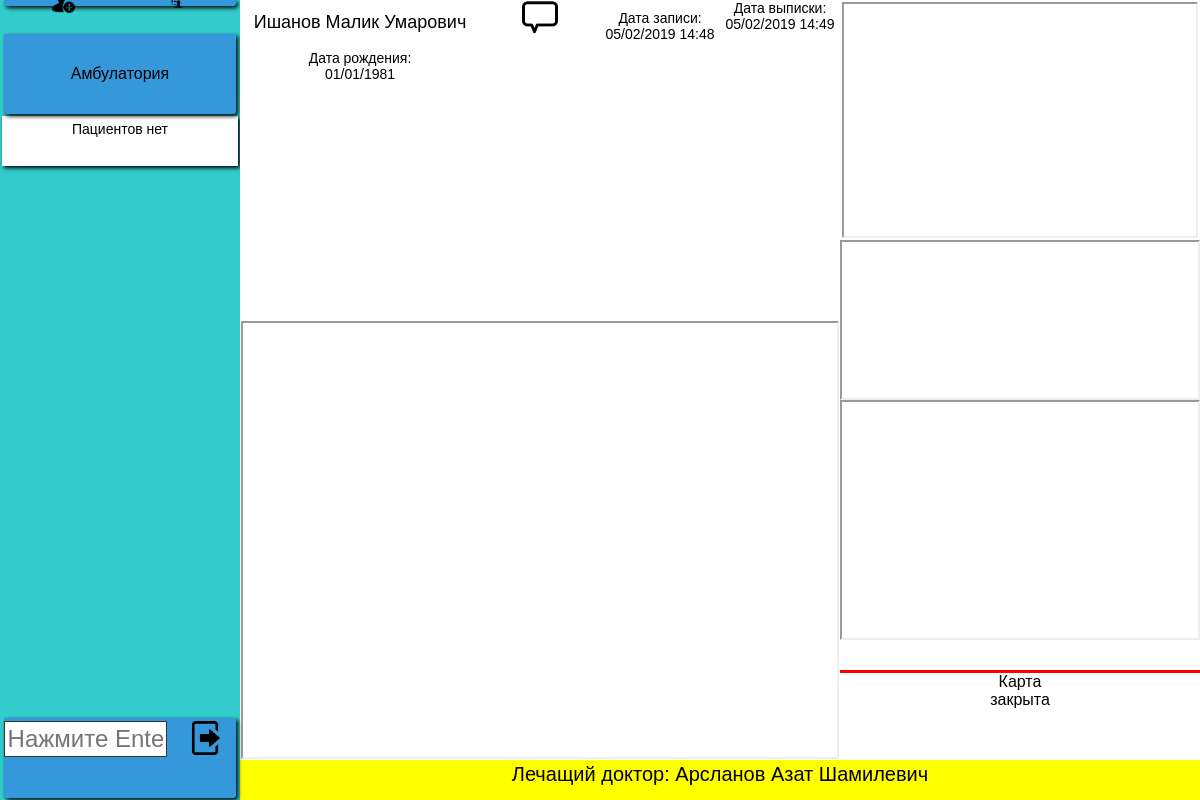
The app's page /input.php?flaginput=3&id=725 (signed in) with its own data.
### tables this page shows
CREATE TABLE `patient` (
  `id` int(11) NOT NULL AUTO_INCREMENT,
  `fio` varchar(80) NOT NULL,
  `datebirthday` text NOT NULL,
  `tel` text NOT NULL,
  `sp_uslug` text NOT NULL,
  `all_sum` int(11) NOT NULL,
  `doctor` text NOT NULL,
  `sum` int(11) NOT NULL,
  `type` text NOT NULL,
  `dist` text NOT NULL,
  `dateIn` text NOT NULL,
  `mest` text NOT NULL,
  `status` int(11) NOT NULL,
  `sumNow` int(11) NOT NULL,
  `dateOut` text NOT NULL,
  `ad` varchar(20) NOT NULL,
  `agent` varchar(20) NOT NULL,
  `credits` int(11) NOT NULL,
  `numCard` int(11) NOT NULL,
  `dispecher` text NOT NULL,
  `comment` text NOT NULL,
  `currnet_mest` int(11) NOT NULL,
  PRIMARY KEY (`id`)
);

### includes/Input.php (the view, shortened to what this page needs)
<?php
	class Input{
		function getPacientPersonalTable($connection, $id, $date, $typeuser){
			$result = mysqli_query($connection, "SELECT * FROM patient WHERE id = '".$id."'");
			if (mysqli_num_rows($result) == 0)
				echo "<div align = 'center'><h1>Нет данных в Базе данных</h1></div>";
			else{
				while ($data = mysqli_fetch_assoc($result)){
					echo '
					<div id="reload" style="display: none; width: 100%; background: red; color: white;text-align:center;"><strong>Обновите страницу</strong> <a href=javascript:history.go(0)>Обновить</a></div>
						<div class="wrap-input">
							<div class="name"><p>';
							echo $data['fio'];
							echo '</div>
							<div class="date"><p>Дата рождения: <br>'.$data['datebirthday'].'</p></div>';
							echo '<div class="datest"><p>Дата записи: <br>'.$data['dateIn'].'</p>';
							echo'
							</div>
							<div class="datefin"><p>Дата выписки: <br>';
								 if((empty($data['dateOut']))&&($_SESSION['typeUser']!='view')&&($_SESSION['typeUser']!='admin')&&($_SESSION['typeUser']!='ddoc'))
								 	echo '<a href="add.php?flagadd=8&id='.$id.'">Установить</a>';
								 else {
								 	echo $data['dateOut'];
								 	}
							echo '</p></div>
							<div class="oper"><iframe id="oper"  width="100%" height="100%" src="oper.php?id='.$id.'" frameborder="1" seamless></iframe></div>
							<div class="butt"><iframe id="butt"  width="100%" height="100%" src="but.php?id='.$id.'" frameborder="1" seamless></iframe></div>
							<div class="inf"><iframe id="inf"  width="100%" height="100%" src="inf.php?id='.$id.'" frameborder="1" seamless></iframe></div>';
							echo '<div class="serv"><iframe id="serv" width="100%" height="100%" src="serv.php?id='.$id.'" frameborder="1"></iframe></div>';
							$result = mysqli_query($connection, "SELECT * FROM operation WHERE idPat = '".$data['id']."'");
							if(mysqli_num_rows($result) == 0)
								$result = mysqli_query($connection, "SELECT * FROM operation WHERE client = '".$data['fio']."'");
							$patientQuery = mysqli_query($connection, "SELECT * FROM patient WHERE id = '".$id."'");
							$patArr = mysqli_fetch_assoc($patientQuery);
							$comment = $patArr['comment'];
							echo '<div class="comment">';
							if(empty($comment))
								echo '<a target="_blank" href="input.php?flaginput=16&id='.$id.'"><img width="30%" src="img/comment.png" id="comment" alt="Комментарий отсутствует"></a>';
							else
								echo '<a target="_blank" href="input.php?flaginput=16&id='.$id.'"><img width="30%" src="img/comment-active.png" data-name="Новое сообщение" id="comment" alt="Новое сообщение" title="Новое сообщение"></a>';
							echo '</div>';
							if($data['status'] == 0)
							 	echo '<div class="btn-cost"><p style="border-top:3px red solid ;">Карта <br> закрыта</p></div>';
							else
							 	echo '<div class="btn-cost"><a style="border-top:3px green solid ;" href="edit.php?flagedit=8&id='.$id.'">Закрыть<br>карту</a></div>';
							 if(($data['doctor']=='')&&($_SESSION['typeUser']!='ddoc')&&($_SESSION['typeUser']!='admin')&&($_SESSION['typeUser']!='view'))
							 	echo '<div class="doc">Лечащий доктор: <a href="edit.php?flagedit=4&id='.$id.'">Стать</a></div>';
							 else
								echo '
									<div class="doc">Лечащий доктор: '.$data['doctor'];
									echo '</div>';
						echo'
						</div>
						<script>
							var lo = document.getElementById(\'oper\');
							setInterval(function() {lo.src = \'oper.php?id='.$_SESSION['frameid'].'\';}, 90000);
							var serv = document.getElementById(\'serv\');
							setInterval(function() {serv.src = \'serv.php?id='.$_SESSION['frameid'].'\';}, 90000);
							var mest = document.getElementById(\'mest\');
							setInterval(function() {mest.src = \'mest.php?id='.$_SESSION['frameid'].'\';}, 90000);
							var inf = document.getElementById(\'inf\');
							setInterval(function() {inf.src = \'inf.php?id='.$_SESSION['frameid'].'\';}, 5000);
							var but = document.getElementById(\'butt\');
							setInterval(function() {but.src = \'but.php?id='.$_SESSION['frameid'].'\';}, 5000);
							var reload = document.getElementById(\'reload\');
							setInterval(function() {reload.style.display = "block";}, 180000);
						</script>
						';
					}
				}
			}
		}
?>

### css/style.css (style rules this page uses)
* { margin: 0; padding: 0; box-sizing: border-box; font-family: sans-serif; }
body { background: #04819E; }

### css/input.css (style rules this page uses)
.wrap-input { display: grid !important; width: 100%; min-height: 800px; max-height: 900px; margin: 0 auto; background: white; grid-template-columns: repeat(8, 12.5%); grid-template-rows: repeat(20, 5%); text-align: center; }
.wrap-input p { cursor: pointer; }
.wrap-input .name { margin: 1px; grid-column-start: 1; grid-column-end: 3; grid-row-start: 1; grid-row-end: 2; padding-top: 2px; font-size: 18px; display: grid; grid-template-rows: repeat(4, 25%); }
.wrap-input .name p { grid-row-start: 2; grid-row-end: 4; }
.wrap-input .date { grid-column-start: 1; grid-column-end: 3; grid-row-start: 2; grid-row-end: 3; display: grid; font-size: 14px; grid-template-rows: repeat(4, 25%); }
.wrap-input .date p { font-size: 14px; grid-row-start: 2; grid-row-end: 4; }
.wrap-input .datest { grid-column-start: 4; grid-column-end: 5; grid-row-start: 1; grid-row-end: 2; display: grid; grid-template-rows: repeat(4, 25%); }
.wrap-input .datest p,a { font-size: 14px; grid-row-start: 2; grid-row-end: 4; }
.wrap-input .datefin { font-size: 14px; grid-column-start: 5; grid-column-end: 6; grid-row-start: 1; grid-row-end: 2; }
.wrap-input .oper { margin: 2px; grid-column-start: 6; grid-column-end: 9; grid-row-start: 1; grid-row-end: 7; }
.wrap-input .inf { grid-column-start: 6; grid-column-end: 9; grid-row-start: 7; grid-row-end: 11; }
.wrap-input .butt { grid-column-start: 6; grid-column-end: 9; grid-row-start: 11; grid-row-end: 17; }
.wrap-input .serv { margin: 1px; grid-column-start: 1; grid-column-end: 6; grid-row-start: 9; grid-row-end: 20; }
.wrap-input .btn-cost { display: grid; grid-column-start: 6; grid-column-end: 9; grid-row-start: 17; grid-row-end: 20; grid-template-rows: repeat(4, 25%); }
.wrap-input .btn-cost p { font-size: 16px; grid-row-start: 2; grid-row-end: 4; }
.wrap-input .doc { padding: 3px; background: yellow; grid-column-start: 1; grid-column-end: 9; grid-row-start: 20; grid-row-end: 21; font-size: 20px; padding-bottom: 0px; }

### records on screen
patient: fio "Ишанов Малик Умарович", datebirthday "01/01/1981", dateIn "05/02/2019 14:48", dateOut "05/02/2019 14:49", status "Карта", doctor "Арсланов Азат Шамилевич"
